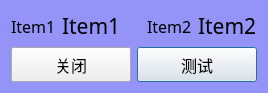
<?xml version="1.0" encoding="UTF-8"?>
<ui version="4.0">
 <class>clsSampleTest</class>
 <widget class="QDialog" name="clsSampleTest">
  <property name="geometry">
   <rect>
    <x>0</x>
    <y>0</y>
    <width>248</width>
    <height>84</height>
   </rect>
  </property>
  <property name="windowTitle">
   <string>样品测试</string>
  </property>
  <property name="styleSheet">
   <string notr="true">QDialog
{
	
	background-color: rgb(148, 148, 248);
}</string>
  </property>
  <layout class="QVBoxLayout" name="verticalLayout">
   <item>
    <layout class="QHBoxLayout" name="horizontalLayout_2" stretch="0,10,0,0,10">
     <item>
      <widget class="QLabel" name="lblItem1">
       <property name="font">
        <font>
         <family>楷体</family>
         <pointsize>12</pointsize>
        </font>
       </property>
       <property name="text">
        <string>Item1</string>
       </property>
      </widget>
     </item>
     <item>
      <widget class="QLabel" name="lblTest1">
       <property name="font">
        <font>
         <family>楷体</family>
         <pointsize>16</pointsize>
        </font>
       </property>
       <property name="text">
        <string>Item1</string>
       </property>
      </widget>
     </item>
     <item>
      <spacer name="horizontalSpacer">
       <property name="orientation">
        <enum>Qt::Horizontal</enum>
       </property>
       <property name="sizeType">
        <enum>QSizePolicy::Fixed</enum>
       </property>
       <property name="sizeHint" stdset="0">
        <size>
         <width>20</width>
         <height>20</height>
        </size>
       </property>
      </spacer>
     </item>
     <item>
      <widget class="QLabel" name="lblItem2">
       <property name="font">
        <font>
         <family>楷体</family>
         <pointsize>12</pointsize>
        </font>
       </property>
       <property name="text">
        <string>Item2</string>
       </property>
      </widget>
     </item>
     <item>
      <widget class="QLabel" name="lblTest2">
       <property name="font">
        <font>
         <family>楷体</family>
         <pointsize>16</pointsize>
        </font>
       </property>
       <property name="text">
        <string>Item2</string>
       </property>
      </widget>
     </item>
    </layout>
   </item>
   <item>
    <layout class="QHBoxLayout" name="horizontalLayout">
     <item>
      <widget class="QPushButton" name="btnClose">
       <property name="minimumSize">
        <size>
         <width>0</width>
         <height>35</height>
        </size>
       </property>
       <property name="font">
        <font>
         <family>楷体</family>
         <pointsize>12</pointsize>
        </font>
       </property>
       <property name="text">
        <string>关闭</string>
       </property>
      </widget>
     </item>
     <item>
      <widget class="QPushButton" name="btnTrig">
       <property name="minimumSize">
        <size>
         <width>0</width>
         <height>35</height>
        </size>
       </property>
       <property name="font">
        <font>
         <family>楷体</family>
         <pointsize>12</pointsize>
        </font>
       </property>
       <property name="text">
        <string>测试</string>
       </property>
       <property name="default">
        <bool>true</bool>
       </property>
      </widget>
     </item>
    </layout>
   </item>
  </layout>
 </widget>
 <resources/>
 <connections/>
</ui>
